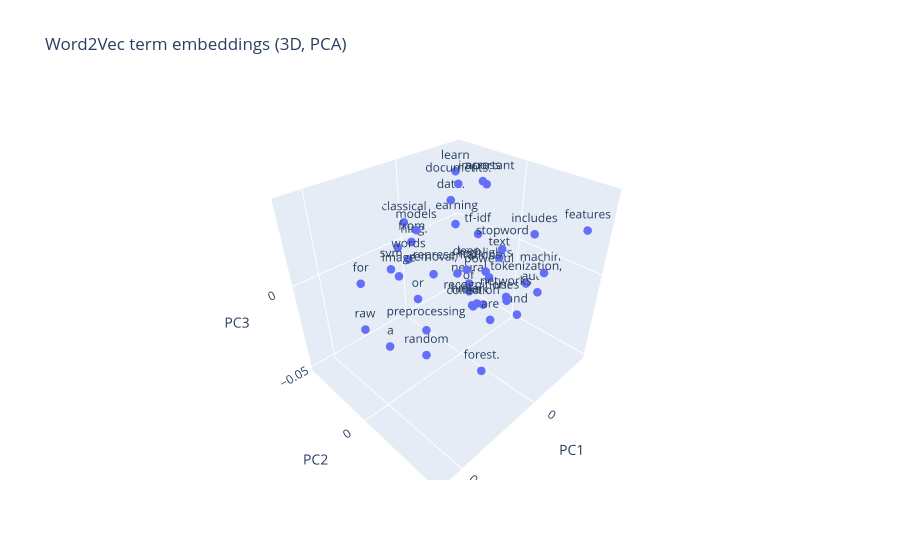

Notebook code cell kept with this figure:
### Code cell
# %pip install -q gensim plotly scikit-learn

from gensim.models import Word2Vec
from collections import Counter
from sklearn.decomposition import PCA
import numpy as np
import plotly.graph_objects as go

# Tokenisation très simple :
corpus_tokens = [[w.lower() for w in doc.split()] for doc in docs]

# --- Entraîner un petit Word2Vec ---
w2v = Word2Vec(
    sentences=corpus_tokens,
    vector_size=50, window=5, min_count=1, workers=4, seed=42
)

# --- Sélectionner les mots à afficher (top-N par fréquence) ---
freq = Counter([w for doc in corpus_tokens for w in doc])
vocab_sorted = [w for w, _ in freq.most_common(80)]  # top 80 (ajuste selon ton corpus)
# Garder uniquement ceux connus par le modèle
words = [w for w in vocab_sorted if w in w2v.wv.key_to_index]

# Si trop peu de mots, fais un fallback
assert len(words) >= 5, "Pas assez de mots pour tracer — ajoute des textes."

# --- Matrice d'embeddings ---
X = np.vstack([w2v.wv[w] for w in words])  # shape: (n_words, dim)

# --- Réduction en 3D (PCA rapide) ---
coords3d = PCA(n_components=3, random_state=42).fit_transform(X)

# --- Plot 3D Plotly ---
fig = go.Figure(data=[go.Scatter3d(
    x=coords3d[:,0], y=coords3d[:,1], z=coords3d[:,2],
    mode='markers+text',
    text=words,
    textposition="top center",
    marker=dict(size=5)
)])
fig.update_layout(
    title="Word2Vec term embeddings (3D, PCA)",
    scene=dict(xaxis_title="PC1", yaxis_title="PC2", zaxis_title="PC3")
)
fig.show()

### Figure 1 — Plotly figure (JSON) as saved in the notebook; plotly's stock layout.template omitted (floating-point values rounded to 4 significant figures)
{"data": [{"marker": {"size": 5}, "mode": "markers+text", "text": ["and", "learning", "models", "deep", "are", "powerful", "for", "image", "audio", "recognition.", "classical", "machine", "uses", "features", "like", "svm", "or", "random", "forest.", "text", "preprocessing", "includes", "tokenization,", "stopword", "removal,", "stemming.", "neural", "networks", "learn", "hierarchical", "representations", "from", "raw", "data.", "tf-idf", "highlights", "important", "words", "across", "a", "collection", "of", "documents."], "textposition": "top center", "type": "scatter3d", "x": [-0.01996, -0.02925, 0.01601, -0.0005495, 0.01256, -0.0154, 0.03595, 0.03041, -0.04011, -0.01177, 0.005804, -0.03497, 0.00689, -0.02589, -0.003613, 0.01677, 0.01365, 0.03733, 0.02421, -0.01909, 0.01628, -0.01386, -0.01118, -0.002615, 0.0362, 0.004846, -0.02082, 0.01055, -0.01747, -0.03806, 0.01746, 0.01437, 0.06044, -0.0233, -0.02984, -0.01028, -0.01521, 0.02256, -0.01453, 0.04387, 0.003822, -0.01631, -0.01592], "y": [0.01954, -0.03346, -0.01346, 0.002148, 0.02842, 0.003669, -0.03261, -0.009691, 0.01714, -0.0004611, -0.03471, 0.02263, 0.03203, 0.04573, 0.003498, -0.03368, -0.01748, 0.01448, 0.03474, 0.006299, -0.008991, 0.02833, 0.0286, 0.02034, 0.01904, -0.04226, -0.01452, 0.03435, -0.02229, -0.01826, 0.01337, -0.01937, 0.005941, -0.03122, -0.01727, 0.005521, -0.0005967, -0.0122, -0.002361, -0.002511, 0.01067, -0.01027, -0.01883], "z": [-0.02667, 0.001882, 0.02247, 0.001317, -0.006358, -0.0092, -0.005824, 0.00654, -0.02409, -0.02586, 0.01499, -0.006991, 0.002768, 0.02872, -0.02055, -0.006853, -0.01856, -0.01969, -0.02412, 0.001786, -0.03234, 0.02495, 0.001122, 0.01903, 0.02368, -0.00271, -0.02449, 0.007831, 0.03809, -0.05011, 0.01274, 0.01349, 0.003382, 0.01857, 0.001661, -0.002623, 0.0385, 0.01072, 0.03959, -0.02146, -0.01329, -0.02525, 0.03319]}], "layout": {"scene": {"xaxis": {"title": {"text": "PC1"}}, "yaxis": {"title": {"text": "PC2"}}, "zaxis": {"title": {"text": "PC3"}}}, "title": {"text": "Word2Vec term embeddings (3D, PCA)"}}}
